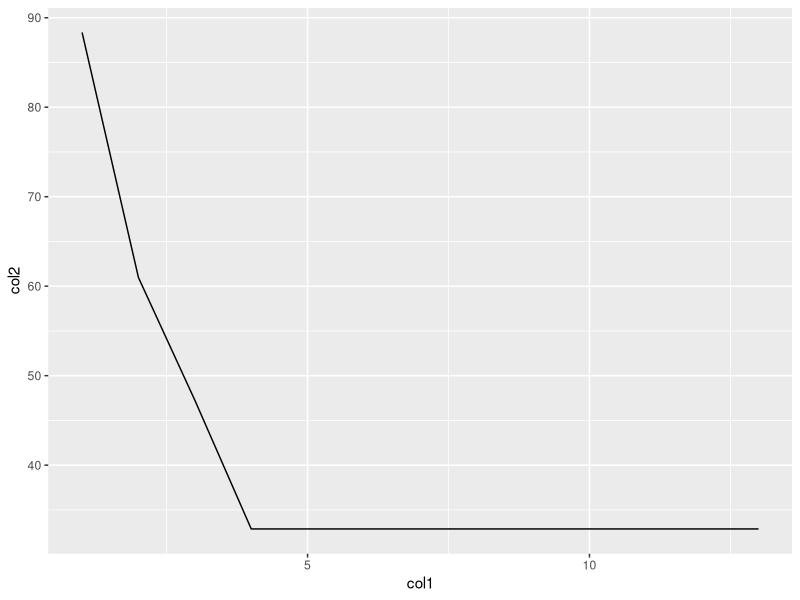

Write R code to recreate this figure.
rm(list=ls())

data("iris")
df <- iris

sam <- sample(1:nrow(df),0.9*ncol(df))

nor <- function(x) {
  ((x-min(x))/(max(x)-min(x)))
}

normal_df <- as.data.frame(lapply(df[,1:4],nor))
summary(normal_df)

train_x <- normal_df[sam,]
test_x <- normal_df[-sam,]
train_y <- df[sam,5]
test_y <- df[-sam,5]

library("class")

model <- knn(train_x, test_x, cl=train_y, k=10)
tab <- table(model, test_y)

accuracy <- function(x) {
  sum(diag(x)/sum(rowSums(x)))*100
}

accuracy(tab)
x = c()

for(i in 1:13)
{
  temp_model <- knn(train_x, test_x, cl=train_y, k=i)
  temp_tab <- table(temp_model, test_y)
  x <- append(x, accuracy(temp_tab))
}

col1 <- seq(1:13)
col2 <- x
plot_df <- as.data.frame(cbind(col1,col2))

library("tidyverse")
ggplot(data=plot_df, aes(x=col1, y=col2)) + geom_path()